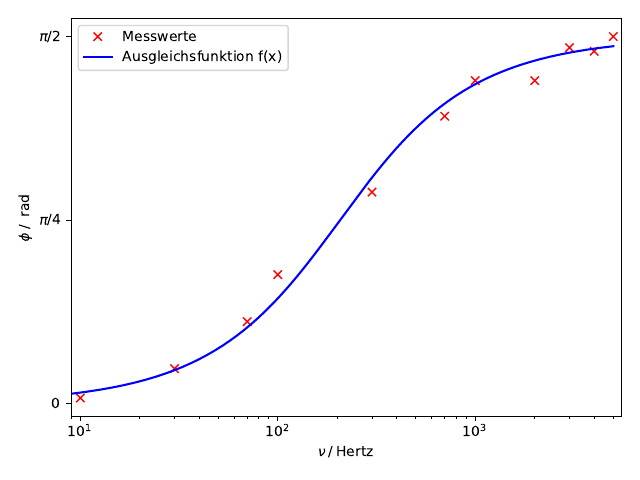

The script that saved this image:
import numpy as np
from scipy.optimize import curve_fit
import matplotlib.pyplot as plt
from uncertainties import ufloat

a, b, c= np.genfromtxt('Werte3.txt', unpack=True)
d= b/c * 2* np.pi
def f(x, a):
    return np.arctan(a*(x))

params, cov = curve_fit(f, a, d)
errors = np.sqrt(np.diag(cov))

print('a =', params[0], '±', errors[0])
#print('b =', params[1], '±', errors[1])
#print('c =', params[2], '±', errors[2])


t=np.linspace(9, 5000, 10000)
plt.xlim(9,5500)
plt.xscale('log')
plt.yticks( [0, np.pi/4, np.pi/2],[ r'$0$', r'$\pi/4$',r'$\pi/2$'])
plt.plot (a, d, 'rx', label='Messwerte')
plt.plot(t, f(t, *params), 'b-' ,label='Ausgleichsfunktion f(x)')
plt.xlabel(r'$\nu\:/\:\mathrm{Hertz}$')
plt.ylabel(r'$ \phi \: / \:$ rad')
plt.legend()
plt.tight_layout()
plt.savefig('plot3.pdf')
